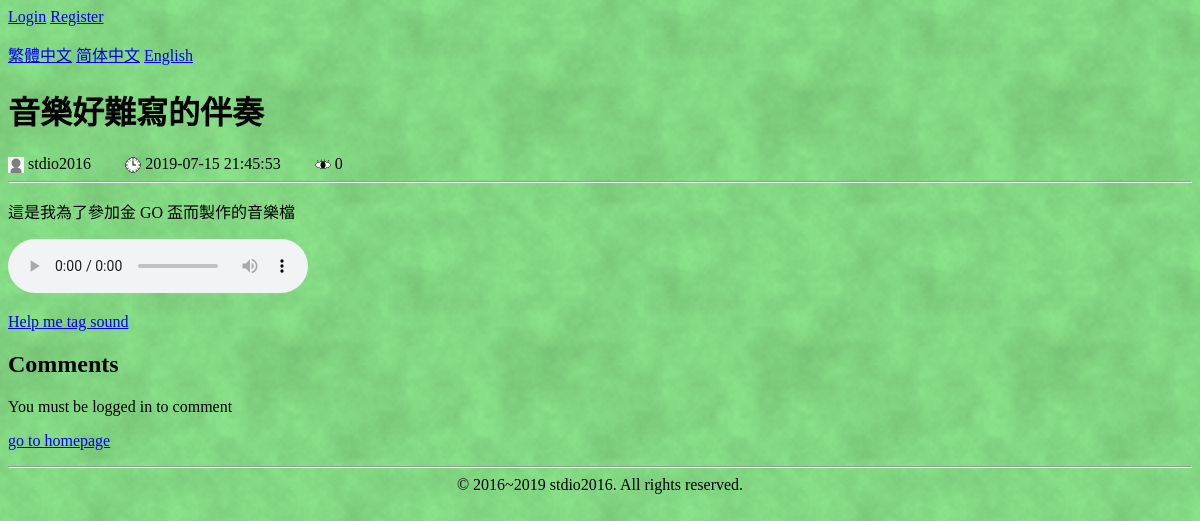
Screenshot of /play.php?id=1 with the database file from the repository.
### tables this page shows
CREATE TABLE `sounds` (
  `id` int(11) NOT NULL AUTO_INCREMENT,
  `name` varchar(255) NOT NULL,
  `date` datetime NOT NULL,
  `file` varchar(80) NOT NULL,
  `description` text NOT NULL,
  `user` varchar(20) NOT NULL,
  `views` int(11) NOT NULL,
  PRIMARY KEY (`id`)
);

### lang/en.php (called while the page is built)
<?php
$trans = array();
$trans['record list'] = 'Recording List';
$trans['constructing...'] = 'This website is being constructed... You can see this page later.';
$trans['time:'] = 'Time: ';
$trans['you are not logged in'] = 'You are not logged in';
$trans['username:'] = 'Username: ';
$trans['password:'] = 'Password: ';
$trans['password again:'] = 'Confirm password: ';
$trans['login'] = 'Login';
$trans['welcome,'] = 'Welcome, ';
$trans['logout'] = 'Logout';
$trans['username restriction'] = 'Username can only contain letters and digits, and cannot be longer than 20 characters';
$trans['comment cannot be empty'] = 'Comment cannot be blank';
$trans['comment'] = 'Comments';
$trans['you must login to make comment'] = 'You must be logged in to comment';
$trans['ok'] = 'OK';
$trans['copyright'] = '&copy; 2016~2019 stdio2016. All rights reserved.';
$trans['recording not found'] = 'Recording not found';
$trans['recording not found reason'] = 'Maybe I deleted the recording file, sorry.';
$trans['page not found'] = 'Page not found';
$trans['this is not the place you should come'] = "This is not the place you should come.";
$trans['you can '] = 'You can ';
$trans['go to homepage'] = 'go to homepage';
$trans['you are using old and unsupported ie'] = "This website doesn't support IE. Please use Chrome or Firefox.";
$trans['upload sound'] = 'Upload sound';
$trans['you must login to upload sound'] = 'You must be logged in to upload sound';
$trans['name:'] = 'Name: ';
$trans['file:'] = 'File: ';
$trans['description:'] = 'Description: ';
$trans['upload success'] = 'Upload success';
$trans['upload failed'] = 'Upload failed!';
$trans['upload too big'] = 'Upload file too big';
$trans['delete'] = 'Delete';
$trans['delete success'] = 'Delete success';
$trans['not audio file'] = 'This is not an audio file';
$trans['audio restriction'] = 'Audio file must be smaller than 2MB and can only be MP3, OGG, WAV';
$trans['enter your comment'] = 'Enter your comment...';
$trans['edit'] = 'Edit';
$trans['edit sound'] = 'Edit sound';
$trans['you must login to edit description'] = 'You must be logged in to edit description';
$trans['edit success'] = 'Edit success';
$trans['register'] = 'Register';
$trans['no account? please'] = "Don't have an account? Please ";
$trans['user or pass error'] = 'Username or password is wrong. Please try again';
$trans['user registered'] = 'Username has already been taken';
$trans['password differs'] = "Password confirmation doesn't match the password";
$trans['password restriction'] = 'Password can only contain letters and digits, and cannot be longer than 20 characters';

### b.php (called while the page is built, shortened)
<?php
function getLang() {
  $supported_language = ['en', 'zh-tw', 'zh', 'zh-hant', 'zh-hans'];
  $langs = [];
  if (isset($_SERVER['HTTP_ACCEPT_LANGUAGE'])) {
    $langs = explode(',', $_SERVER['HTTP_ACCEPT_LANGUAGE']);
  }
  $langs = array_map(function ($a) {
    $i = strpos($a, ";");
    if ($i !== false) {
      $a = substr($a, 0, $i);
    }
    return strtolower(trim($a));
  }, $langs);
  if (isset($_GET['lang'])) {
    $lang = $_GET['lang'];
  }
  else {
    $lang = 'en';
    foreach ($langs as $lang) {
      if (in_array($lang, $supported_language)) break;
    }
  }
  return $lang;
}
if (!isset($no_translation)) {
  $lang = getLang();
  include("lang/en.php");
}

### play.php (the view, shortened to what this page needs)
<?php
require_once 'b.php';
$sql = "SELECT name, `date`, file, description, user, views FROM sounds where id = :id";
$query = $db->prepare($sql);
$query->execute(array(':id' => $_GET['id']));
$f = $query->fetch();
$name = htmlspecialchars($f['name']);
?>
<?php include 'header.php'; ?>
<?php if (!$f) {
  http_response_code(404);
?>
<h1><?=$trans['recording not found']?></h1>
<p><?=$trans['recording not found reason']?></p>
<?php } else { ?>
<h1 class='user-text'><?= $name ?></h1>
<div class="author">
  <img class="myicon" src="<?=BASE_PATH?>/image/user.png">
  <span class="username"><?= $f['user'] ?></span>
  <img class="myicon" src="<?=BASE_PATH?>/image/time.png">
  <span class="time"><?= $f['date'] ?></span>
  <img class="myicon" src="<?=BASE_PATH?>/image/eye.png">
  <span class="views"><?= $f['views'] ?></span>
</div>
<hr>
<p class='user-text'><?= htmlspecialchars($f['description']) ?></p>
<audio controls>
  <source src="<?=BASE_PATH?>/files/<?= $f['file'] ?>.ogg">
  <source src="<?=BASE_PATH?>/files/<?= $f['file'] ?>.m4a">
  <source src="<?=BASE_PATH?>/files/<?= $f['file'] ?>.wav" type="audio/wav">
  <source src="<?=BASE_PATH?>/files/<?= $f['file'] ?>.mp3" type="audio/mpeg">
</audio>
<p>
<a href="helpTag.php?id=<?=$_GET['id']?>">Help me tag sound</a>
</p>
<h2><?=$trans['comment']?></h2>
  <?php if (isset($_SESSION['songs/user'])) { ?>
<script src="<?=BASE_PATH?>/js/validate.js" charset="utf-8"></script>
<form id='cmt' action="makeComment.php" method="post" onsubmit="return checkNoEmptyComment(event)">
  <input name='song' type="hidden" value='<?= $_GET['id'] ?>'>
  <textarea name='comment' maxlength="1000" placeholder="<?=$trans['enter your comment']?>"></textarea><br>
  <button type="submit" name='ok'><?=$trans['ok']?></button>
</form>
  <?php } else { ?>
<p><?=$trans['you must login to make comment']?></p>
  <?php } ?>
<?php } ?>
<p>
<a href='<?=BASE_PATH.'/'.$lang?>/index.php'><?=$trans['go to homepage']?></a>
</p>
<hr>
<?php require 'footer.php';

### css/main.css (style rules this page uses)
html { background-color: rgb(144, 255, 144); background-image: url("../image/background.png") }
.user-text, .comment-text { white-space: pre-wrap; overflow-wrap: break-word; word-break: break-word; }
.myicon { height: 16px; width: 16px; vertical-align: middle; }

### rows the page displays
sounds: name "音樂好難寫的伴奏", user "stdio2016", date "2019-07-15 21:45:53", views "0", description "這是我為了參加金 GO 盃而製作的音樂檔"

### other values shown
$trans['login'] "Login"
$trans['register'] "Register"
$trans['comment'] "Comments"
$trans['you must login to make comment'] "You must be logged in to comment"
$trans['go to homepage'] "go to homepage"
$trans['copyright'] "© 2016~2019 stdio2016. All rights reserved."
